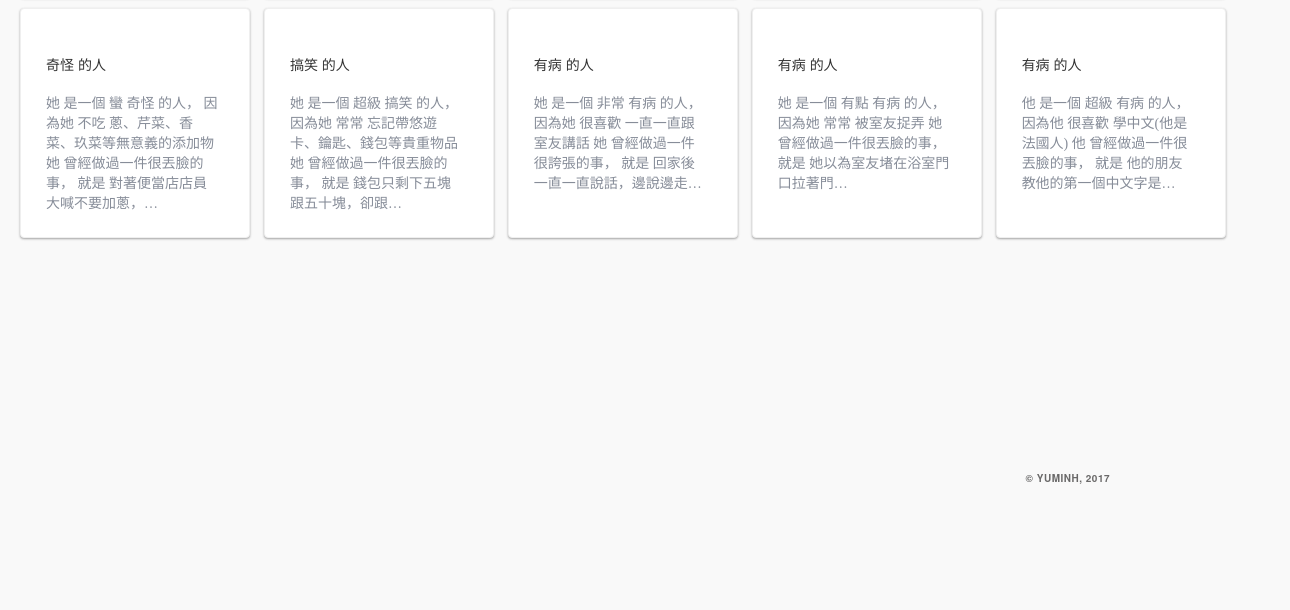
The app's page /stories/ (lower part), older data.
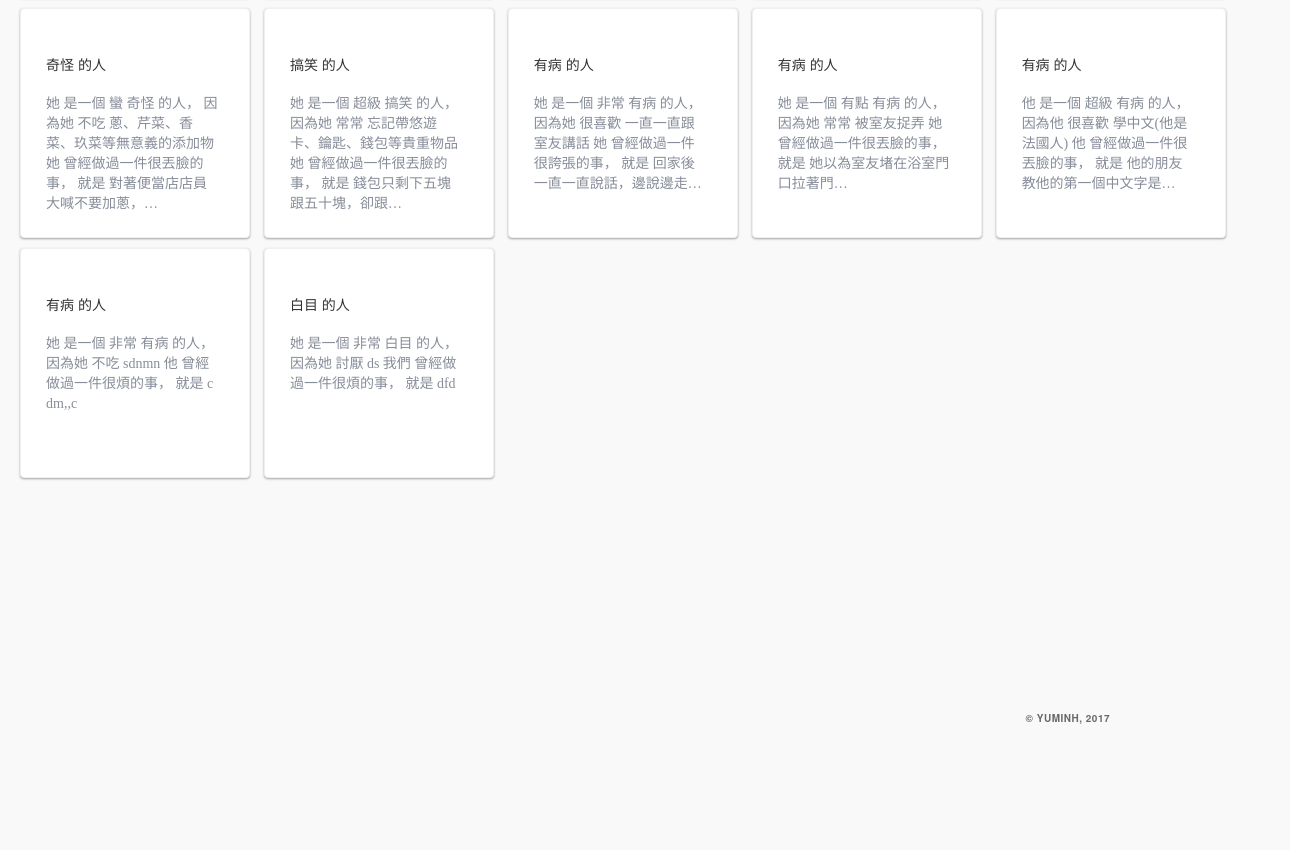
The same page, newer data.
### story/models.py (models this page shows, shortened)
class Story(models.Model):
    author = models.ForeignKey(StoryAuthor, related_name='storys',null=True)
    sb_thing = models.CharField(max_length=30,null=True)
    sb_story = models.CharField(max_length=100,null=True)
    sb_name = models.CharField(max_length=30,null=True)
    SB_GENDER = (
        ('他','他'),
        ('她','她'),
    )
    sb_gender = models.CharField(max_length = 100,null=True,choices = SB_GENDER, )
    SB_ADV = (
        ('有點','有點'),
        ('非常','非常'),
        ('蠻','蠻'),
        ('超級','超級'),
        ('史上無敵','史上無敵'),
    )
    sb_adv = models.CharField(max_length = 100,null=True,choices = SB_ADV)
    SB_ADJ = (
        ('奇怪','奇怪'),
        ('白目','白目'),
        ('有病','有病'),
        ('自戀','自戀'),
        ('搞笑','搞笑'),
        ('孤僻','孤僻'),
        ('嚴肅','嚴肅'),
        ('無趣','無趣'),
        ('奇耙','奇耙'),
        ('可怕','可怕'),
        ('笨蛋','笨蛋'),
        ('健忘','健忘'),
        ('厲害','厲害'),
        ('正常','正常'),
        ('懶惰','懶惰'),
    )
    sb_adj = models.CharField(max_length = 100,null=True,choices = SB_ADJ)
    SB_ABOUT = (
        ('很喜歡','很喜歡'),
        ('不喜歡','不喜歡'),
        ('不吃','不吃'),
        ('討厭','討厭'),
        ('怕','怕'),
        ('常常','常常'),
        ('很會','很會'),
    )
    sb_about = models.CharField(max_length = 100,null=True,choices = SB_ABOUT)
    WHO = (
        ('我們','我們'),
        ('他','他'),
        ('她','她'),
    )
    who = models.CharField(max_length = 100,null=True,choices = WHO)
    STH_ADJ = (
        ('扯','扯'),
        ('蠢','蠢'),
        ('煩','煩'),
        ('誇張','誇張'),
        ('有趣','有趣'),
        ('好笑','好笑'),
        ('丟臉','丟臉'),
        ('瘋狂','瘋狂'),
        ('誇張','誇張'),
        ('無聊','無聊'),
        ('幼稚','幼稚'),
        ('難忘','難忘'),
        ('開心','開心'),
    )
    sth_adj = models.CharField(max_length = 100,null=True,choices = STH_ADJ)
    ITJCTS = (
        ('哎','哎'),
        ('哈哈','哈哈'),
        ('呵呵','呵呵'),
        ('顆顆','顆顆'),
    )
    itjcts = models.CharField(max_length = 100,null=True,choices = ITJCTS)
    MARK = (
        ('~','~'),
        ('!','!'),
        ('!!!','!!!'),
        ('XD','XD'),
        ('>///<','>///<'),
        ('^^','^^'),
        (':)',':)'),
        ('。','。'),
    )
    mark = models.CharField(max_length = 100,null=True,choices = MARK)
    created_date = models.DateTimeField(
            default=timezone.now)
    published_date = models.DateTimeField(
            blank=True, null=True)

### story/views.py (the view)
# urls.py: url(r'^stories/$', views.story_list, name='story_list'),
def story_list(request):
    storys = Story.objects.filter(published_date__lte=timezone.now()).order_by('published_date')
    return render(request, 'story/story_list.html', {'storys':storys})

### story/templates/story/story_list.html (shortened to what this page needs)
{% extends 'story/base.html' %}
{% load staticfiles %}
{% block head %}
<link rel="stylesheet" href="https://maxcdn.bootstrapcdn.com/bootstrap/3.3.7/css/bootstrap.min.css">
{% endblock %}
{% block body %}
<div class="container">
  <div class="story_list_items">
  {% for story in storys %}
  <a href="{% url 'story_detail' pk=story.pk %}">
    <div class="about_page__tweet">
      <br>
      {{ story.sb_adj }} 的人
      <br><br>
      <p style="font-size:14px; font-family: Noto Sans TC; font-weight: 300; color:#878d99;">
      {{ story.sb_gender }} 是一個 {{ story.sb_adv }} {{ story.sb_adj }} 的人，
      因為{{ story.sb_gender }} {{ story.sb_about }} {{ story.sb_thing }}
      {{ story.who }} 曾經做過一件很{{ story.sth_adj }}的事，
      就是 {{ story.sb_story|truncatechars:15 }}
      <br>
      </p>
    </div>
  </a>
  {% endfor %}
  </div>
</div>
{% endblock %}

Row changes from the older to the newer data that the page shows:
added Story: sb_adj "有病", sb_gender "她", sb_adv "非常", sb_about "不吃", sb_thing "sdnmn", who "他", sth_adj "煩", sb_story "c dm,,c"
added Story: sb_adj "白目", sb_gender "她", sb_adv "非常", sb_about "討厭", sb_thing "ds", who "我們", sth_adj "煩", sb_story "dfd"
